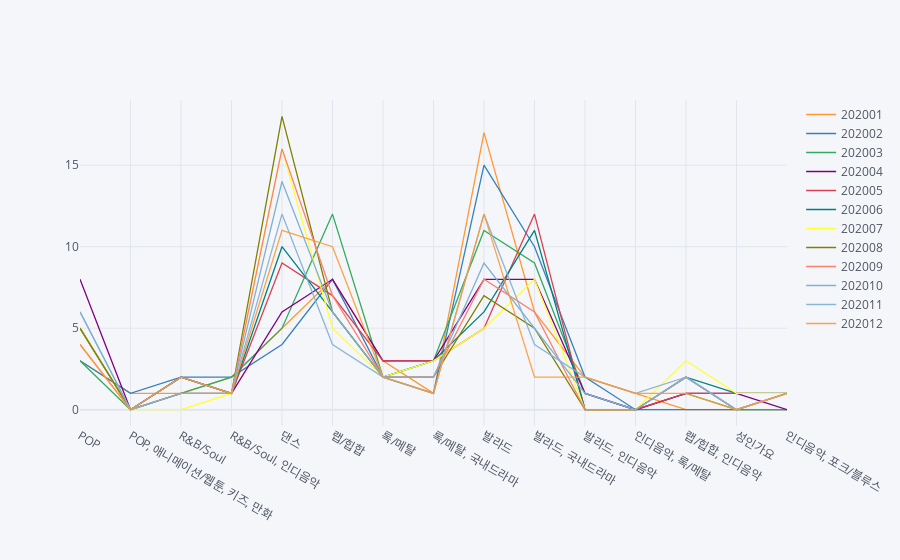

Source (notebook cell):
### Code cell
music2020.iplot(kind='line')

### Figure 1 — Plotly figure (JSON) as saved in the notebook; plotly's stock layout.template omitted (floating-point values rounded to 4 significant figures)
{"data": [{"line": {"color": "rgba(255, 153, 51, 1.0)", "dash": "solid", "shape": "linear", "width": 1.3}, "mode": "lines", "name": "202001", "text": "", "type": "scatter", "x": ["POP", "POP, 애니메이션/웹툰, 키즈, 만화", "R&B/Soul", "R&B/Soul, 인디음악", "댄스", "랩/힙합", "록/메탈", "록/메탈, 국내드라마", "발라드", "발라드, 국내드라마", "발라드, 인디음악", "인디음악, 록/메탈", "랩/힙합, 인디음악", "성인가요", "인디음악, 포크/블루스"], "y": [3, 1, 1, 2, 5, 8, 3, 1, 17, 6, 2, 1, 0, 0, 0]}, {"line": {"color": "rgba(55, 128, 191, 1.0)", "dash": "solid", "shape": "linear", "width": 1.3}, "mode": "lines", "name": "202002", "text": "", "type": "scatter", "x": ["POP", "POP, 애니메이션/웹툰, 키즈, 만화", "R&B/Soul", "R&B/Soul, 인디음악", "댄스", "랩/힙합", "록/메탈", "록/메탈, 국내드라마", "발라드", "발라드, 국내드라마", "발라드, 인디음악", "인디음악, 록/메탈", "랩/힙합, 인디음악", "성인가요", "인디음악, 포크/블루스"], "y": [3, 1, 2, 2, 4, 8, 2, 1, 15, 10, 2, 0, 0, 0, 0]}, {"line": {"color": "rgba(50, 171, 96, 1.0)", "dash": "solid", "shape": "linear", "width": 1.3}, "mode": "lines", "name": "202003", "text": "", "type": "scatter", "x": ["POP", "POP, 애니메이션/웹툰, 키즈, 만화", "R&B/Soul", "R&B/Soul, 인디음악", "댄스", "랩/힙합", "록/메탈", "록/메탈, 국내드라마", "발라드", "발라드, 국내드라마", "발라드, 인디음악", "인디음악, 록/메탈", "랩/힙합, 인디음악", "성인가요", "인디음악, 포크/블루스"], "y": [3, 0, 1, 2, 5, 12, 2, 3, 11, 9, 1, 0, 1, 0, 0]}, {"line": {"color": "rgba(128, 0, 128, 1.0)", "dash": "solid", "shape": "linear", "width": 1.3}, "mode": "lines", "name": "202004", "text": "", "type": "scatter", "x": ["POP", "POP, 애니메이션/웹툰, 키즈, 만화", "R&B/Soul", "R&B/Soul, 인디음악", "댄스", "랩/힙합", "록/메탈", "록/메탈, 국내드라마", "발라드", "발라드, 국내드라마", "발라드, 인디음악", "인디음악, 록/메탈", "랩/힙합, 인디음악", "성인가요", "인디음악, 포크/블루스"], "y": [8, 0, 2, 1, 6, 8, 3, 3, 8, 8, 1, 0, 1, 1, 0]}, {"line": {"color": "rgba(219, 64, 82, 1.0)", "dash": "solid", "shape": "linear", "width": 1.3}, "mode": "lines", "name": "202005", "text": "", "type": "scatter", "x": ["POP", "POP, 애니메이션/웹툰, 키즈, 만화", "R&B/Soul", "R&B/Soul, 인디음악", "댄스", "랩/힙합", "록/메탈", "록/메탈, 국내드라마", "발라드", "발라드, 국내드라마", "발라드, 인디음악", "인디음악, 록/메탈", "랩/힙합, 인디음악", "성인가요", "인디음악, 포크/블루스"], "y": [5, 0, 2, 1, 9, 7, 3, 3, 5, 12, 0, 0, 1, 1, 1]}, {"line": {"color": "rgba(0, 128, 128, 1.0)", "dash": "solid", "shape": "linear", "width": 1.3}, "mode": "lines", "name": "202006", "text": "", "type": "scatter", "x": ["POP", "POP, 애니메이션/웹툰, 키즈, 만화", "R&B/Soul", "R&B/Soul, 인디음악", "댄스", "랩/힙합", "록/메탈", "록/메탈, 국내드라마", "발라드", "발라드, 국내드라마", "발라드, 인디음악", "인디음악, 록/메탈", "랩/힙합, 인디음악", "성인가요", "인디음악, 포크/블루스"], "y": [5, 0, 2, 1, 10, 6, 2, 3, 6, 11, 0, 0, 2, 1, 1]}, {"line": {"color": "rgba(255, 255, 51, 1.0)", "dash": "solid", "shape": "linear", "width": 1.3}, "mode": "lines", "name": "202007", "text": "", "type": "scatter", "x": ["POP", "POP, 애니메이션/웹툰, 키즈, 만화", "R&B/Soul", "R&B/Soul, 인디음악", "댄스", "랩/힙합", "록/메탈", "록/메탈, 국내드라마", "발라드", "발라드, 국내드라마", "발라드, 인디음악", "인디음악, 록/메탈", "랩/힙합, 인디음악", "성인가요", "인디음악, 포크/블루스"], "y": [5, 0, 0, 1, 16, 5, 2, 3, 5, 8, 0, 0, 3, 1, 1]}, {"line": {"color": "rgba(128, 128, 0, 1.0)", "dash": "solid", "shape": "linear", "width": 1.3}, "mode": "lines", "name": "202008", "text": "", "type": "scatter", "x": ["POP", "POP, 애니메이션/웹툰, 키즈, 만화", "R&B/Soul", "R&B/Soul, 인디음악", "댄스", "랩/힙합", "록/메탈", "록/메탈, 국내드라마", "발라드", "발라드, 국내드라마", "발라드, 인디음악", "인디음악, 록/메탈", "랩/힙합, 인디음악", "성인가요", "인디음악, 포크/블루스"], "y": [5, 0, 1, 1, 18, 6, 2, 2, 7, 5, 0, 0, 2, 0, 1]}, {"line": {"color": "rgba(251, 128, 114, 1.0)", "dash": "solid", "shape": "linear", "width": 1.3}, "mode": "lines", "name": "202009", "text": "", "type": "scatter", "x": ["POP", "POP, 애니메이션/웹툰, 키즈, 만화", "R&B/Soul", "R&B/Soul, 인디음악", "댄스", "랩/힙합", "록/메탈", "록/메탈, 국내드라마", "발라드", "발라드, 국내드라마", "발라드, 인디음악", "인디음악, 록/메탈", "랩/힙합, 인디음악", "성인가요", "인디음악, 포크/블루스"], "y": [4, 0, 1, 1, 16, 7, 2, 2, 8, 6, 0, 0, 2, 0, 1]}, {"line": {"color": "rgba(128, 177, 211, 1.0)", "dash": "solid", "shape": "linear", "width": 1.3}, "mode": "lines", "name": "202010", "text": "", "type": "scatter", "x": ["POP", "POP, 애니메이션/웹툰, 키즈, 만화", "R&B/Soul", "R&B/Soul, 인디음악", "댄스", "랩/힙합", "록/메탈", "록/메탈, 국내드라마", "발라드", "발라드, 국내드라마", "발라드, 인디음악", "인디음악, 록/메탈", "랩/힙합, 인디음악", "성인가요", "인디음악, 포크/블루스"], "y": [6, 0, 1, 1, 14, 6, 2, 2, 9, 5, 1, 0, 2, 0, 1]}, {"line": {"color": "rgba(128, 177, 211, 0.8999999999999999)", "dash": "solid", "shape": "linear", "width": 1.3}, "mode": "lines", "name": "202011", "text": "", "type": "scatter", "x": ["POP", "POP, 애니메이션/웹툰, 키즈, 만화", "R&B/Soul", "R&B/Soul, 인디음악", "댄스", "랩/힙합", "록/메탈", "록/메탈, 국내드라마", "발라드", "발라드, 국내드라마", "발라드, 인디음악", "인디음악, 록/메탈", "랩/힙합, 인디음악", "성인가요", "인디음악, 포크/블루스"], "y": [6, 0, 2, 1, 12, 4, 2, 1, 12, 4, 2, 1, 2, 0, 1]}, {"line": {"color": "rgba(255, 153, 51, 0.8999999999999999)", "dash": "solid", "shape": "linear", "width": 1.3}, "mode": "lines", "name": "202012", "text": "", "type": "scatter", "x": ["POP", "POP, 애니메이션/웹툰, 키즈, 만화", "R&B/Soul", "R&B/Soul, 인디음악", "댄스", "랩/힙합", "록/메탈", "록/메탈, 국내드라마", "발라드", "발라드, 국내드라마", "발라드, 인디음악", "인디음악, 록/메탈", "랩/힙합, 인디음악", "성인가요", "인디음악, 포크/블루스"], "y": [4, 0, 2, 1, 11, 10, 2, 1, 12, 2, 2, 1, 1, 0, 1]}], "layout": {"legend": {"bgcolor": "#F5F6F9", "font": {"color": "#4D5663"}}, "paper_bgcolor": "#F5F6F9", "plot_bgcolor": "#F5F6F9", "title": {"font": {"color": "#4D5663"}}, "xaxis": {"gridcolor": "#E1E5ED", "showgrid": true, "tickfont": {"color": "#4D5663"}, "title": {"font": {"color": "#4D5663"}, "text": ""}, "zerolinecolor": "#E1E5ED"}, "yaxis": {"gridcolor": "#E1E5ED", "showgrid": true, "tickfont": {"color": "#4D5663"}, "title": {"font": {"color": "#4D5663"}, "text": ""}, "zerolinecolor": "#E1E5ED"}}}
